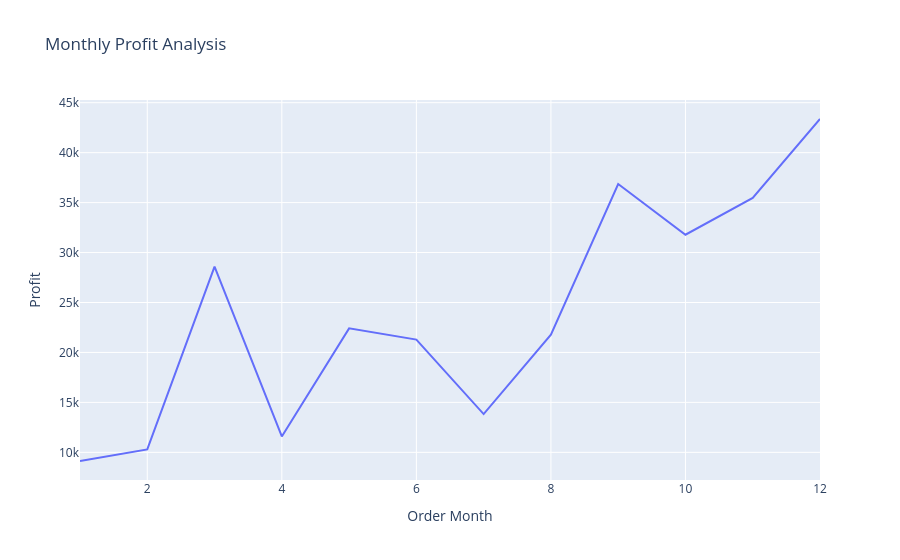

Notebook cell for this chart:
### Code cell
fig=px.line(profit_by_month,x='Order Month',y='Profit',title='Monthly Profit Analysis')
fig.show()

### Figure 1 — Plotly figure (JSON) as saved in the notebook; plotly's stock layout.template omitted (floating-point values rounded to 4 significant figures)
{"data": [{"hovertemplate": "Order Month=%{x}<br>Profit=%{y}<extra></extra>", "legendgroup": "", "line": {"color": "#636efa", "dash": "solid"}, "marker": {"symbol": "circle"}, "mode": "lines", "name": "", "orientation": "v", "showlegend": false, "type": "scatter", "x": [1, 2, 3, 4, 5, 6, 7, 8, 9, 10, 11, 12], "xaxis": "x", "y": [9134.0, 10290.0, 28590.0, 11590.0, 22410.0, 21290.0, 13830.0, 21780.0, 36860.0, 31780.0, 35470.0, 43370.0], "yaxis": "y"}], "layout": {"legend": {"tracegroupgap": 0}, "title": {"text": "Monthly Profit Analysis"}, "xaxis": {"anchor": "y", "domain": [0, 1], "title": {"text": "Order Month"}}, "yaxis": {"anchor": "x", "domain": [0, 1], "title": {"text": "Profit"}}}}
